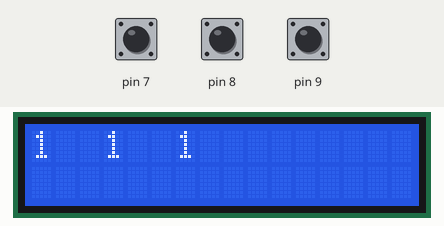
This sketch was run on a simulated Arduino Uno, built with avr-gcc and run on an emulated ATmega328P. Shown: 16×2 character LCD. The inputs (shaded band) are chosen by the test bench; at power-on: pin 7 HIGH, pin 8 HIGH, pin 9 HIGH.

Above: at 1.3 s.
1.4 s: pin 7 pulled LOW for 0.15 s
At 1.48 s:
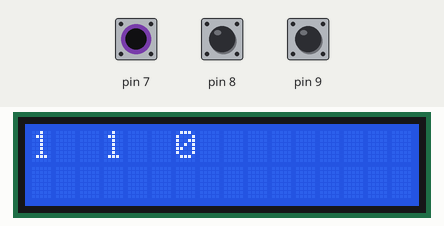
3.0 s: pin 8 pulled LOW for 0.15 s
At 3.08 s:
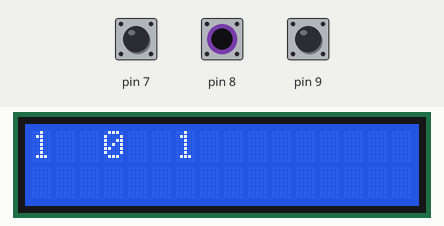
4.6 s: pin 9 pulled LOW for 0.15 s
At 4.68 s:
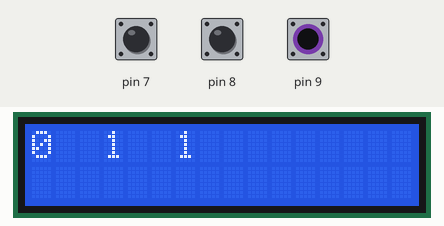
Timing chart, 0 to 7.6 s (numbered marks = the images above; inputs shaded):
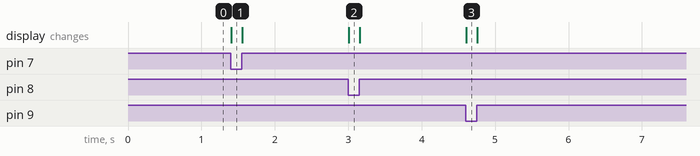

Measured:
- after the input at 1.4 s, the display: changes at once (image 1)
- after the input at 3.0 s, the display: changes at once (image 2)
- after the input at 4.6 s, the display: changes at once (image 3)

The sketch:

buttons_test_on_lcd.ino
```cpp
#include <Wire.h>
#include <LiquidCrystal_I2C.h>

LiquidCrystal_I2C lcd(0x27,20,4);

void setup()
{
  pinMode(9, INPUT_PULLUP);
  pinMode(8, INPUT_PULLUP);
  pinMode(7, INPUT_PULLUP);
  lcd.begin(16, 2);
  lcd.init();
  lcd.init();
  lcd.backlight();
}
void loop() {
    bool buttonState1 = digitalRead(9);
    bool buttonState2 = digitalRead(8);
    bool buttonState3 = digitalRead(7);
    lcd.setCursor(0,0);
    lcd.print(buttonState1);
    lcd.setCursor(3,0);
    lcd.print(buttonState2);
    lcd.setCursor(6,0);
    lcd.print(buttonState3);
}
```
